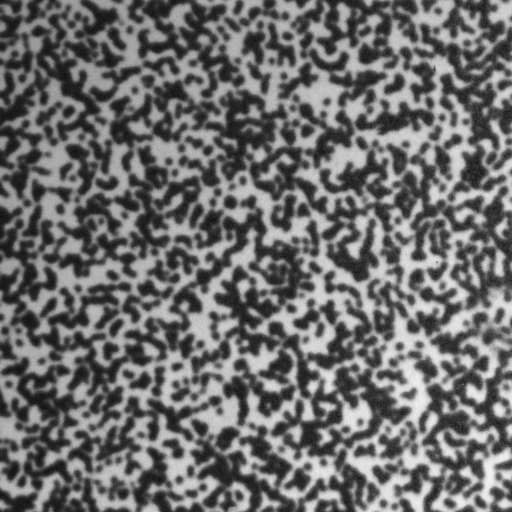
#> input picture varify/img/2.tif, 512 x 512 px, found by its file name; its folder holds only this picture in this run
$ python add_midhaze.py
#> lines starting #> are read from the running program, lines starting #| are printed output that depends on the picture
import cv2, math
import numpy as np
import random
import os
def demo(img_path):
    # 图片地址和名称，默认是同一层文件地址，如有需要可更改。

#> called with img_path = './essay/varify/img/2.tif'
    img = cv2.imread(img_path)
#> img is the input picture: shape (512, 512, 3); min 18, max 243, mean 109.5
    img_f = img / 255.0 # 归一化
    (row, col, chs) = img.shape
#> row = 512; col = 512; chs = 3

    A = 0.5  # 亮度
    beta = 0.08  # 雾的浓度
    #beta = betaa[random.randint(0,len(betaa)-1)] # 随机初始化雾的浓度
    size = math.sqrt(max(row, col))  # 雾化尺寸，可根据自己的条件进行调节，一般的范围在中心点位置但不是很大，可自己手动设置参数
#> size = 22.63
    # size = 40 # 这是我自己设置的参数，效果很不错
    center = (row // 2, col // 2)  # 雾化中心 就是图片的中心
#> center = (256, 256)
    for j in range(row):
        for l in range(col):
            d = -0.04 * math.sqrt((j - center[0]) ** 2 + (l - center[1]) ** 2) + size
            td = math.exp(-beta * d)
            img_f[j][l][:] = img_f[j][l][:] * td + A * (1 - td) # 标准光学模型，图片的RGB三通道进行加雾
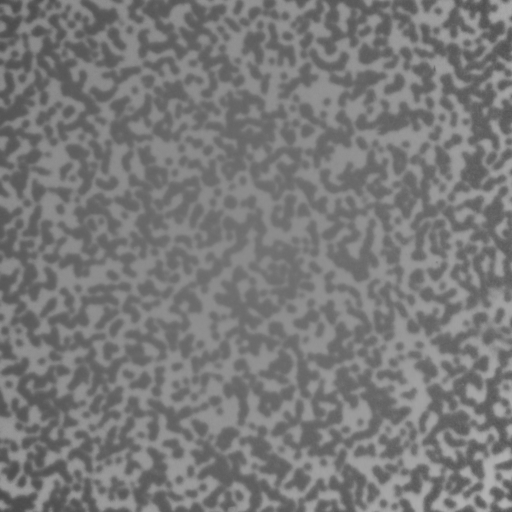
#> img_f: shape (512, 512, 3) float64; min 0.29, max 0.708, mean 0.477
    #cv2.imwrite('./essay/0.png', img_f*255) # 图片生成名字，切记务必要回复图片 *255，否则生成图片错误，可以尝试
    #cv2.imshow("src", img)
    #cv2.imshow("dst", img_f) # 显示图片
    return img_f

if __name__ == '__main__':
    path='./essay/varify/img'
    path1='./essay/varify/haze'
    for i in os.listdir(path):
        #img=load_img(os.path.join(path,i))
        img=demo(os.path.join(path,i))
        cv2.imwrite(os.path.join(path1,'mid',i),img*255)
